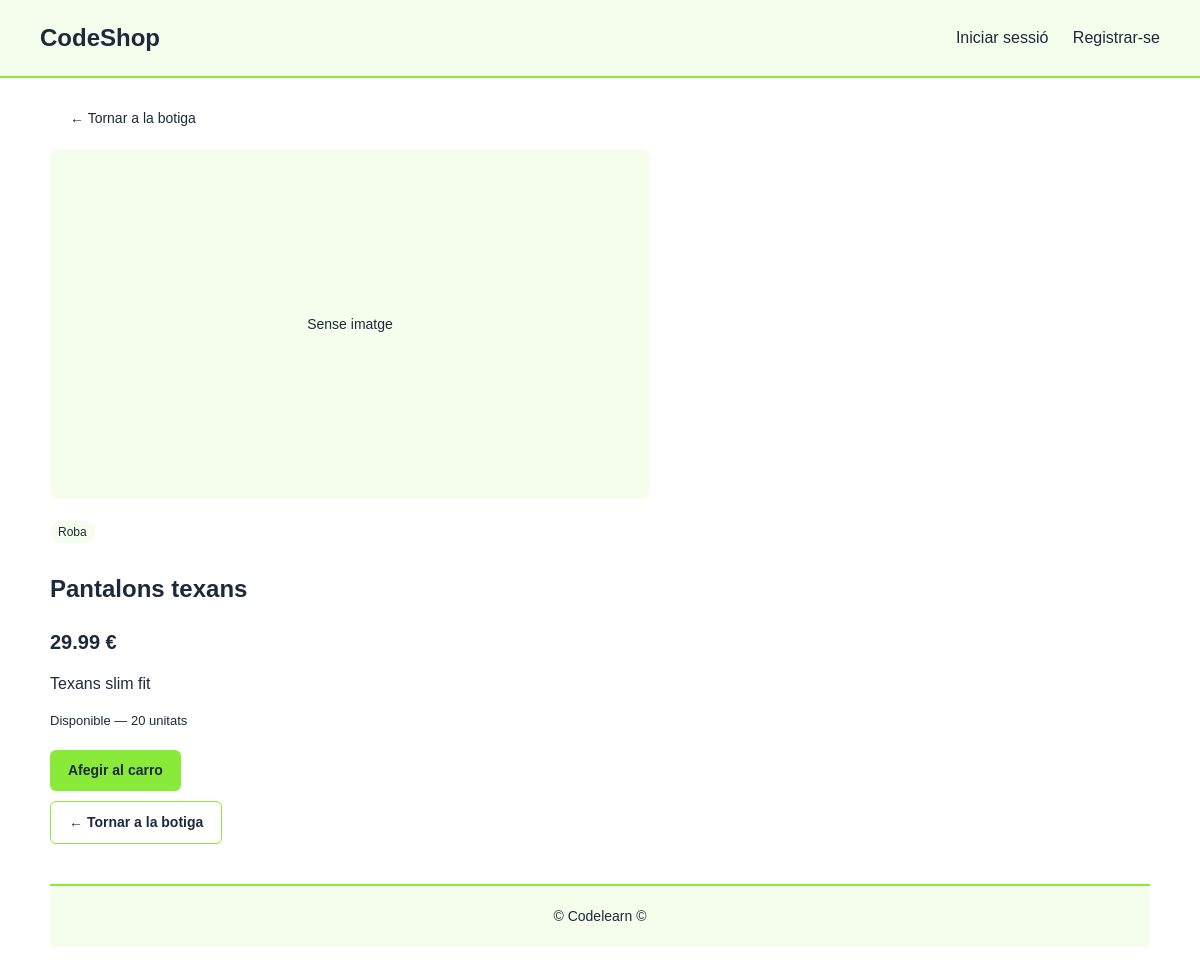
Screenshot of /producte.php?id=2 with the database file from the repository.
### tables this page shows
CREATE TABLE productes (
    id           INT AUTO_INCREMENT PRIMARY KEY,
    nom          VARCHAR(200)   NOT NULL,
    descripcio   TEXT,
    preu         DECIMAL(10,2)  NOT NULL,
    estoc        INT            NOT NULL DEFAULT 0,
    imatge       VARCHAR(255),
    categoria_id INT,
    creat_a      TIMESTAMP DEFAULT CURRENT_TIMESTAMP,
    FOREIGN KEY (categoria_id) REFERENCES categories(id) ON DELETE SET NULL
);

CREATE TABLE categories (
    id  INT AUTO_INCREMENT PRIMARY KEY,
    nom VARCHAR(100) NOT NULL
);

### includes/auth.php (called while the page is built, shortened)
<?php
function esAdmin(): bool {
    return isset($_SESSION['rol']) && $_SESSION['rol'] === 'admin';
}

### producte.php (the view, shortened to what this page needs)
<?php
require_once 'includes/db.php';
require_once 'includes/auth.php';
$id = (int)$_GET['id'];
$stmt = $pdo->prepare("
    SELECT p.*, c.nom AS categoria_nom
    FROM productes p
    LEFT JOIN categories c ON p.categoria_id = c.id
    WHERE p.id = ?
");
$stmt->execute([$id]);
$producte = $stmt->fetch();
require_once 'includes/header.php';
?>
<nav class="engruna">
    <a href="index.php">← Tornar a la botiga</a>
</nav>
<section class="producte-detall">
    <div class="producte-imatge">
        <?php if ($producte['imatge']): ?>
            <img src="uploads/<?= htmlspecialchars($producte['imatge']) ?>"
                 alt="<?= htmlspecialchars($producte['nom']) ?>">
        <?php else: ?>
            <div class="imatge-buida">Sense imatge</div>
        <?php endif; ?>
    </div>
    <div class="producte-info">
        <span class="categoria">
            <?= htmlspecialchars($producte['categoria_nom'] ?? 'Sense categoria') ?>
        </span>
        <h1><?= htmlspecialchars($producte['nom']) ?></h1>
        <p class="preu"><?= number_format($producte['preu'], 2) ?> €</p>
        <p class="descripcio">
            <?= htmlspecialchars($producte['descripcio'] ?? 'Sense descripció') ?>
        </p>
        <?php if ($producte['estoc'] > 0): ?>
            <span class="estoc disponible">
                Disponible — <?= $producte['estoc'] ?> unitats
            </span>
        <?php else: ?>
            <span class="estoc esgotat">Esgotat</span>
        <?php endif; ?>
        <?php if ($producte['estoc'] > 0 && !esAdmin()): ?>
            <a href="afegir_carro.php?id=<?= $producte['id'] ?>" class="boto boto-carro">
                Afegir al carro
            </a>
        <?php endif; ?>
        <a href="index.php" class="boto boto-blanc">← Tornar a la botiga</a>
    </div>
</section>
<?php
require_once 'includes/footer.php';
?>

### css/estils.css (style rules this page uses)
body { background-color: #fff; color: #1e293b; font-family: Arial, sans-serif; margin: 0; line-height: 1.5; }
nav a { color: #1e293b; text-decoration: none; margin-left: 20px; }
.producte-imatge { display: block; }
.producte-targeta img, .imatge-buida { width: 100%; height: 180px; object-fit: cover; display: block; }
.imatge-buida { background-color: #f5fdec; display: flex; align-items: center; justify-content: center; font-size: 14px; }
.producte-info { padding: 15px; }
.categoria { display: inline-block; background-color: #f5fdec; font-size: 12px; padding: 2px 8px; border-radius: 10px; margin-bottom: 8px; }
.preu { font-size: 20px; font-weight: bold; margin: 5px 0; }
.estoc { display: block; font-size: 13px; margin-bottom: 10px; }
.engruna { margin-bottom: 20px; font-size: 14px; }
.engruna a { color: #1e293b; text-decoration: none; }
.producte-detall { max-width: 600px; }
.producte-detall .producte-imatge img, .producte-detall .imatge-buida { width: 100%; height: 350px; object-fit: cover; border-radius: 8px; margin-bottom: 20px; }
.producte-detall .producte-info { padding: 0; }
.producte-detall .estoc { margin-bottom: 20px; }
.producte-detall .boto { display: block; width: fit-content; margin-top: 10px; }
.descripcio { margin: 15px 0; }
.boto { display: inline-block; background-color: #89ea3a; color: #1e293b; padding: 10px 18px; border: none; border-radius: 6px; text-decoration: none; font-size: 14px; font-weight: bold; cursor: pointer; }
.boto-blanc { background-color: #fff; border: 1px solid #89ea3a; }
.boto-carro { display: block; width: fit-content; margin-top: 8px; }

### rows the page displays
productes: categoria.nom "Roba", nom "Pantalons texans", preu "29.99", descripcio "Texans slim fit", estoc "20"

### other values shown
$titol "CodeShop"
